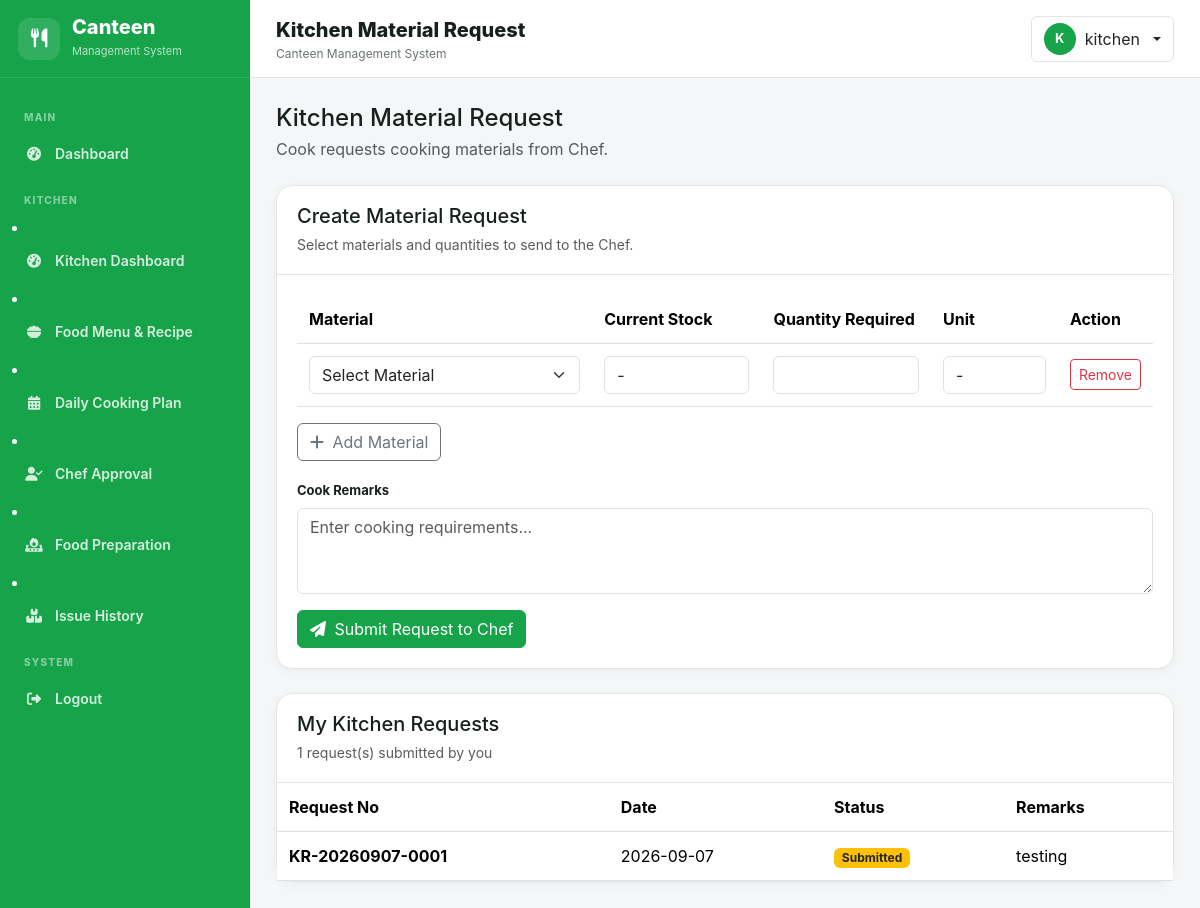
/kitchen/material_request.php (signed in), run on an earlier commit of the app's database.
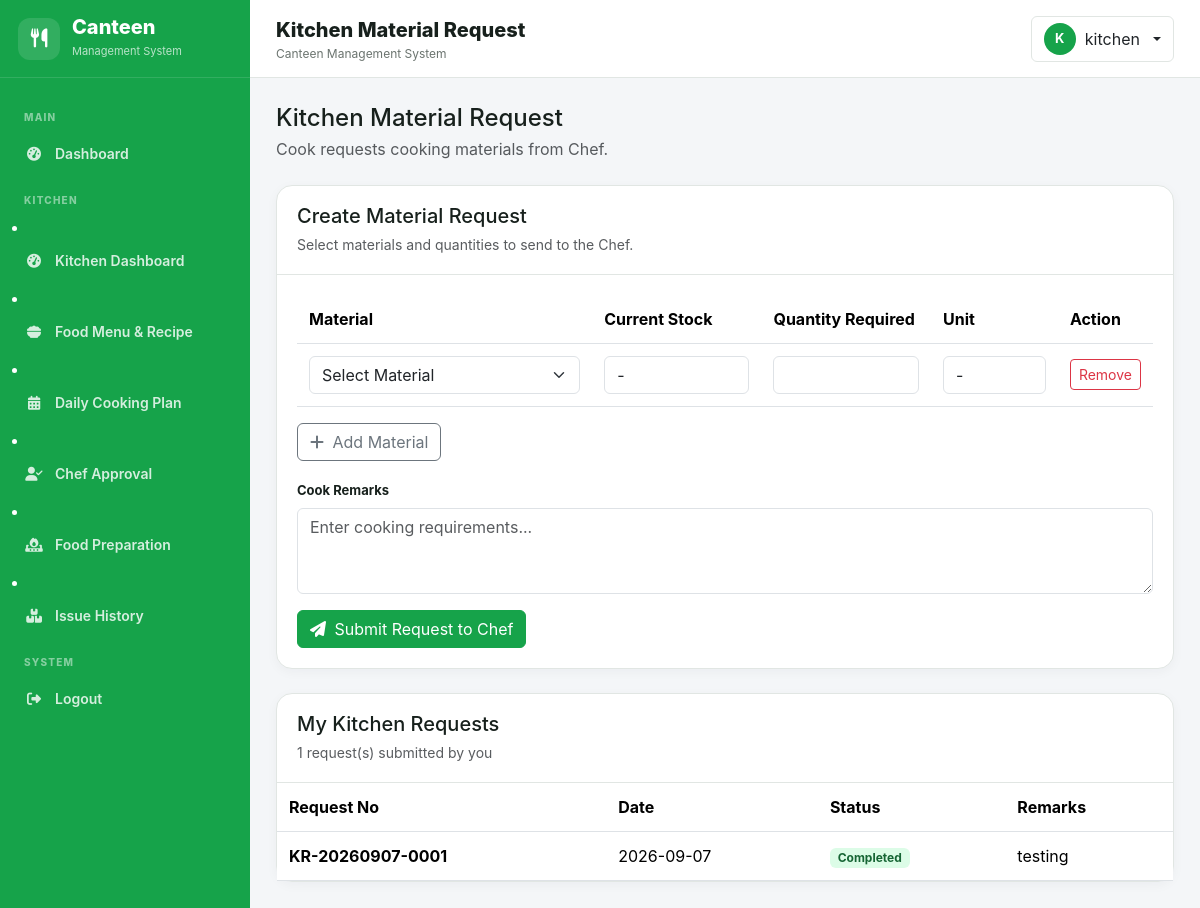
And on a later commit of the database.
### tables this page shows
CREATE TABLE `kitchen_requests` (
  `id` int(10) UNSIGNED NOT NULL,
  `request_no` varchar(60) NOT NULL,
  `requested_by` int(10) UNSIGNED NOT NULL,
  `request_date` date NOT NULL,
  `status` enum('Draft','Submitted','Chef Approved','Sent to Store','Partially Issued','Completed','Rejected') NOT NULL DEFAULT 'Submitted',
  `cook_remarks` text DEFAULT NULL,
  `chef_remarks` text DEFAULT NULL,
  `approved_by` int(10) UNSIGNED DEFAULT NULL,
  `approved_at` datetime DEFAULT NULL,
  `sent_to_store_at` datetime DEFAULT NULL,
  `created_at` datetime NOT NULL DEFAULT current_timestamp(),
  `updated_at` datetime DEFAULT NULL ON UPDATE current_timestamp()
);

### includes/functions.php (called while the page is built, shortened)
<?php
function e(?string $value): string {
    return htmlspecialchars($value ?? '', ENT_QUOTES, 'UTF-8');
}

### kitchen/material_request.php (the view, shortened to what the changed rows need)
<?php
require_once __DIR__ . '/../config/database.php';
require_once __DIR__ . '/../includes/functions.php';
$stmt = $con->prepare(
    "SELECT
        kr.*,
        u.employee_name
     FROM kitchen_requests kr
     JOIN users u
        ON u.id = kr.requested_by
     WHERE kr.requested_by = ?
     ORDER BY kr.id DESC"
);
$stmt->execute([
    $_SESSION['user_id']
]);
$requests =
    $stmt->fetchAll();
require_once __DIR__ . '/../includes/header.php';
?>
<main class="main-content">
<div class="page-body">
    <div class="content-card mb-4">
        <div class="content-card-body">
            <form method="post">
                <div class="table-responsive">
                    <table class="table align-middle">
                        <thead>
                            <tr>
                                <th width="35%">
                                    Material
                                </th>
                                <th width="20%">
                                    Current Stock
                                </th>
                                <th width="20%">
                                    Quantity Required
                                </th>
                                <th width="15%">
                                    Unit
                                </th>
                                <th width="10%">
                                    Action
                                </th>
                            </tr>
                        </thead>
                    </table>
                </div>
            </form>
        </div>
    </div>
    <div class="content-card">
        <div class="table-responsive">
            <table class="table table-hover mb-0">
                <thead>
                    <tr>
                        <th>Request No</th>
                        <th>Date</th>
                        <th>Status</th>
                        <th>Remarks</th>
                    </tr>
                </thead>
                <tbody>
                <?php foreach (
                    $requests
                    as $request
                ): ?>
                    <?php
                    $status = $request['status'];
                    $badgeClass = 'bg-secondary';
                    if ($status === 'Submitted') {
                        $badgeClass = 'bg-warning text-dark';
                    } elseif ($status === 'Chef Approved') {
                        $badgeClass = 'bg-primary';
                    } elseif ($status === 'Sent to Store') {
                        $badgeClass = 'bg-info text-dark';
                    } elseif ($status === 'Partially Issued') {
                        $badgeClass = 'bg-warning text-dark';
                    } elseif ($status === 'Completed') {
                        $badgeClass = 'badge-enable';
                    } elseif ($status === 'Rejected') {
                        $badgeClass = 'badge-disabled';
                    }
                    ?>
                    <tr>
                        <td>
                            <strong>
                                <?= e(
                                    $request['request_no']
                                ) ?>
                            </strong>
                        </td>
                        <td>
                            <?= e(
                                $request['request_date']
                            ) ?>
                        </td>
                        <td>
                            <span class="badge <?= $badgeClass ?>">
                                <?= e(
                                    $status
                                ) ?>
                            </span>
                        </td>
                        <td>
                            <?= e(
                                $request['cook_remarks']
                                ?? ''
                            ) ?>
                        </td>
                    </tr>
                <?php endforeach; ?>
                </tbody>
            </table>
        </div>
    </div>
</div>
</main>
<?php
require_once __DIR__ . '/../includes/footer.php';
?>

What changed in the data, as far as the page shows it:
changed kitchen_requests "KR-20260907-0001": status "Submitted" → "Completed"
